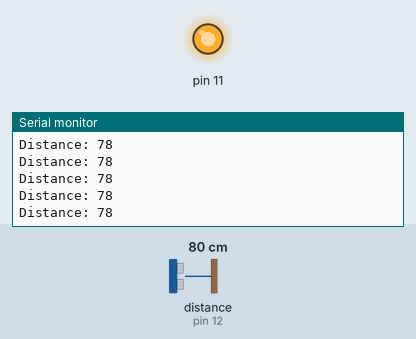
Simulated run of this sketch. Board: Arduino Uno, built with avr-gcc and run on an emulated ATmega328P. On the bench: output pins drawn as LEDs (lit = HIGH), the last lines printed to the serial monitor. Wiring (inferred from the names in the program): ultrasonic range finder: trigger pin 13; echo pin 12. The test bench sets the inputs (shaded band); at power-on: distance to the obstacle (sensor on pin 12) 80 cm. The echo pulse lasts 58.3 µs per cm; pins used as bus, display or sensor lines are not drawn.

Above: at 1.2 s.
1.3 s: distance to the obstacle (sensor on pin 12) set to 2 cm
At 2.2 s:
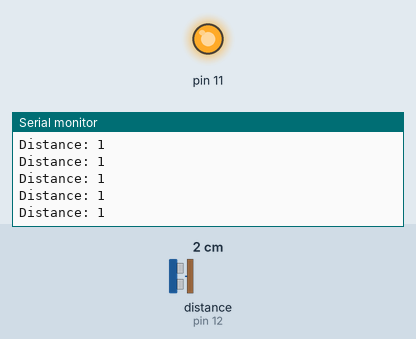
4.3 s: distance to the obstacle (sensor on pin 12) set to 120 cm
At 5.4 s:
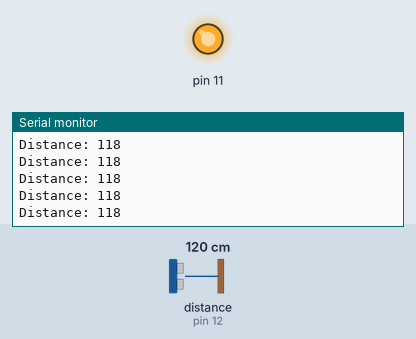
Timing chart, 0 to 7.3 s (numbered marks = the images above; inputs shaded):
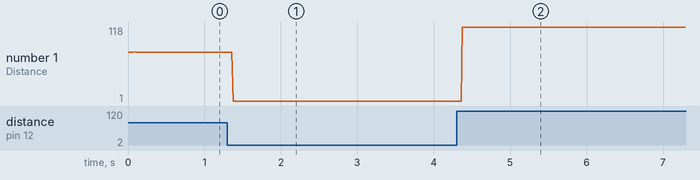

Measured:
- after the input at 1.3 s, the serial monitor: prints a new line after 0.07 s (image 1)
- after the input at 4.3 s, the serial monitor: prints a new line after 0.08 s (image 2)
- plotted number 1: 78 → 1 after the input at 1.3 s, 1 → 118 after the input at 4.3 s

The sketch:

distance_sensor.ino
```cpp
const int trigPin = 13;
const int echoPin = 12;

long duration;
int distance; // in cm

void setup() {
  pinMode(11, OUTPUT);
  digitalWrite(11, HIGH);
  pinMode(trigPin, OUTPUT);
  pinMode(echoPin, INPUT);
  Serial.begin(9600);
}

void loop() {
  digitalWrite(trigPin, LOW);
  delayMicroseconds(2);

  digitalWrite(trigPin, HIGH);
  delayMicroseconds(10);
  digitalWrite(trigPin, LOW);

  duration = pulseIn(echoPin, HIGH);
  distance = duration * 0.034 / 2;

  Serial.print("Distance: ");
  Serial.println(distance);
  //delay(500);
}
```
